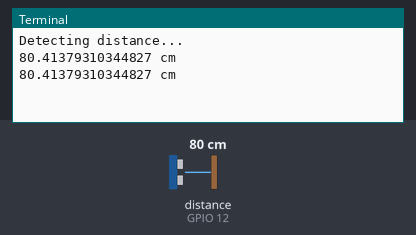
Recording of a program running on a simulated Raspberry Pi (BCM pin numbers) with a Grove Base HAT. Parts: the last lines printed to the terminal. The inputs (shaded band) are chosen by the test bench; at power-on: distance to the obstacle (sensor on GPIO 12) 80 cm.

Above: at 1.2 s.
1.3 s: distance to the obstacle (sensor on GPIO 12) set to 2 cm
At 2.6 s:
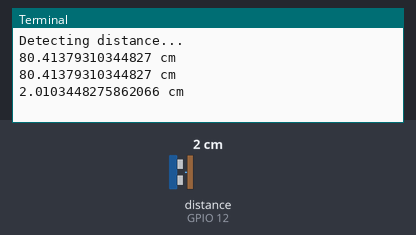
2.8 s: distance to the obstacle (sensor on GPIO 12) set to 4 cm
At 3.8 s:
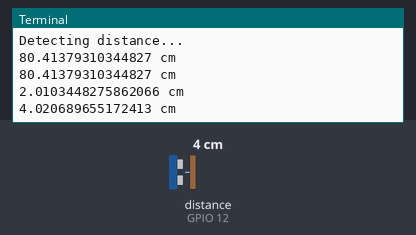
Timing chart, 0 to 5.8 s (numbered marks = the images above; inputs shaded):
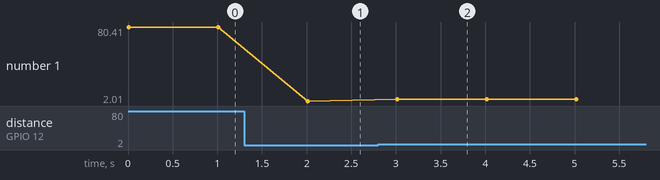

Measured:
- after the input at 1.3 s, the terminal: prints a new line after 0.71 s (image 1)
- after the input at 2.8 s, the terminal: prints a new line after 0.21 s (image 2)
- plotted number 1: 80.41 → 2.01 after the input at 1.3 s, 2.01 → 4.02 after the input at 2.8 s

The program:

Ultrasonic_Ranger.py
```python
from grove.grove_ultrasonic_ranger import GroveUltrasonicRanger
import time

sonar = GroveUltrasonicRanger(12) # pin12, slot D12

print('Detecting distance...')
while True:
    print('{} cm'.format(sonar.get_distance()))
    time.sleep(1)
```
